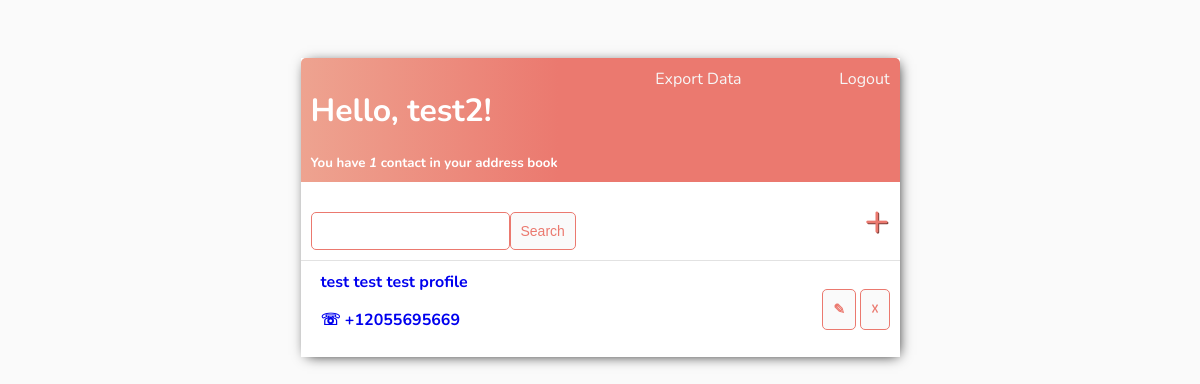
The app's page /contactlist (signed in) with its own data.
### Contacts/models.py (models this page shows, shortened)
class ContactInfo(models.Model):
    user = models.ForeignKey(User, on_delete=models.CASCADE)
    cid = models.AutoField(primary_key=True)
    photo = models.ImageField(upload_to='', default="default.png")
    fname = models.CharField(max_length=50, null=True, blank=True, verbose_name="First Name")
    lname = models.CharField(max_length=50, null=True, blank=True, verbose_name="Last Name")
    DOB = models.DateField(null=True,blank=True, verbose_name="Date Of Birth")
    phnumber = PhoneNumberField(null = True, blank = True, verbose_name="Primary Phone Number")
    phnumberalt= PhoneNumberField(null = True, blank = True, verbose_name="Alternate Phone Number")
    email_address=models.EmailField(null=True,blank=True,verbose_name="Email ID")
    Staddress= models.TextField(null=True, blank=True, verbose_name="Street Address")
    city = models.CharField(max_length=20, null=True, verbose_name="City")
    state = models.CharField(max_length=20, null=True, verbose_name="State")
    zipcode = models.PositiveIntegerField(null=True,blank=True, verbose_name="Zipcode")
    country = models.CharField(max_length=20, choices= COUNTRIES, default='ZZ', verbose_name="Country",null=True, blank=True)

### Contacts/views.py (the view)
# urls.py: path('contactlist', ContactList.as_view(),name='contacts'),
class ContactList(LoginRequiredMixin,ListView):
    model= ContactInfo
    context_object_name= 'contacts'
    def get_context_data(self, **kwargs):
        context = super().get_context_data(**kwargs)
        context['contacts']= context['contacts'].filter(user=self.request.user)
        context['count']=context['contacts'].count()
        search_input = self.request.GET.get('search-area') or ''
        if search_input:
            fna=context['contacts'].filter(fname__icontains=search_input)
            lna=context['contacts'].filter(lname__icontains=search_input)
            phn=context['contacts'].filter(phnumber__icontains=search_input)
            context['contacts'] = fna | lna | phn
        return context

### templates/Contacts/contactinfo_list.html
{% extends 'Contacts/main.html' %}
{% block content%}
<div class="header-bar">
  <div>
      <h1>Hello, {{request.user}}!</h1>
      <h5 style="margin:0"> You have <i>{{count}}</i> contact{{count|pluralize:"s"}} in your address book </h5>
  </div>
  {% if request.user.is_authenticated %}
    <a href="{% url 'contactcsv' %}">Export Data</a>
    <a href="{% url 'logout' %}">Logout</a>
  {% else %}
    <a href="{% url 'login' %}">Login</a>
  {% endif %}
</div>
<div id="search-add-wrapper">
  <form method="GET" style="margin-top: 20px; display: flex;">
    <input type="text" name="search-area" value={{search_input}}>
    <input class="button" type="submit" name="" value="Search">
  </form>
  <div>
  <a id="add-link" href="{% url 'createcontact' %}">&#x2b</a>
</div>
</div>
<div class="contact-items-wrapper">
  {% for Contact in contacts %}
  <div class="contact-wrapper">
    <div class="contact-name">
      <a href="{% url 'contactinfo' Contact.cid %}"><strong>{{Contact.fname}} {{Contact.lname|default_if_none:"&nbsp;"}}</strong></a>
      {% if Contact.phnumber %}
        <p><a href="tel:{{Contact.phnumber|default_if_none:"&nbsp;"}}">&#9743; {{Contact.phnumber|default_if_none:"&nbsp;"}}</a></p>
      {% endif %}
    </div>
    <div>
    <a class="button" href="{% url 'contactupdate' Contact.cid %}">&#9998</a>
    <a class="button" href="{% url 'contactdelete' Contact.cid %}">&#9747</a>
    </div>
  </div>
  {% empty %}
  <h3>No Contacts</h3>
  {% endfor %}
</div>
{%endblock content%}

### templates/Contacts/main.html (style rules this page uses)
body { background-color: #FAFAFA; font-family: 'Nunito', sans-serif; padding-top: 50px; }
h1, h2, h3, h4, h5, h6, { font-family: 'Raleway', sans-serif; }
a, p { color: #4b5156, }
.header-bar { display: flex; justify-content: space-between; color: #fff; padding: 10px; border-radius: 5px 5px 0 0; background: linear-gradient(90deg, #EEA390 0%, #EB796F 43%, #EB796F 100%); }
.header-bar a { color: rgb(247,247,247); text-decoration: none; }
.contact-wrapper { display: flex; align-items: center; justify-content: space-between; padding: 10px; background-color: #fff; border-top: 1px solid rgb(226,226,226); }
.contact-wrapper a { text-decoration: none; font-weight: bold; }
.contact-name { text-decoration: none; color: #4b5156; margin-left: 10px; }
.button { border: 1px solid #EB796F; background-color: #FAFAFA; color: #EB796F; padding: 10px; font-size: 14px; border-radius: 5px; text-align: center; text-decoration: none; font-size: 14px; cursor: pointer; }
#search-add-wrapper { display: flex; justify-content: space-between; align-items: center; padding: 10px; }
#add-link { color: #EB796F; text-decoration: none; font-size: 42px; text-shadow: 1px 1px #81413b; }
input[type=text], input[type=password], textarea { border: 1px solid #EB796F; border-radius: 5px; padding: 10px; width: 90%; }

### records on screen
ContactInfo: fname "test test", lname "test profile", phnumber "+12055695669"

### other values on screen
{{ request.user }} "test2"
{{ count }} "1"
